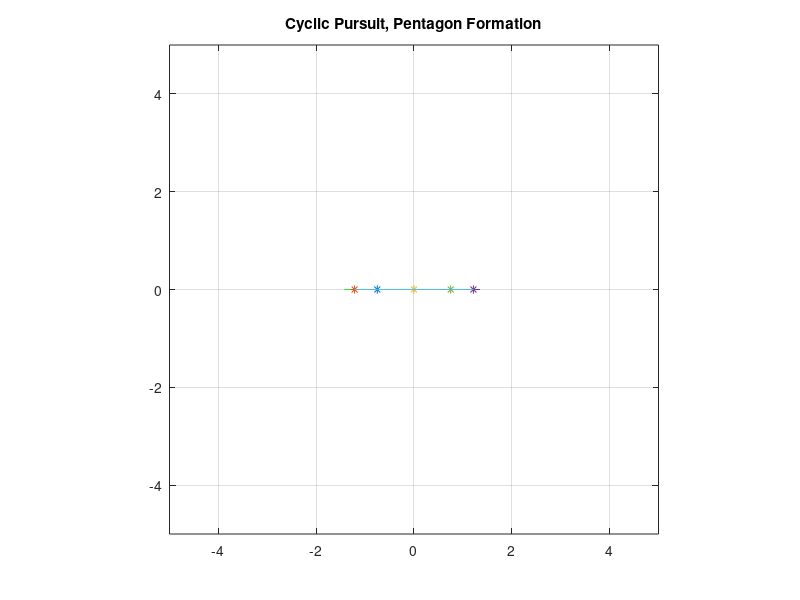

Write the MATLAB code that produced this figure.
%
% cyclic pursuit / achievable formation problem (n=5) - triangle
clear
M=[-1 1 0 0 0;0 -1 1 0 0;0 0 -1 1 0;0 0 0 -1 1;1 0 0 0 -1];
F=eye(5);
t=0:0.01:10;
x0=[-2+j*2; 2-j*2; 4-j*2; j*2; -4];
B=[1.5*exp(((j*2*pi)/5)*1);
   1.5*exp(((j*2*pi)/5)*2); 
   1.5*exp(((j*2*pi)/5)*3);
   1.5*exp(((j*2*pi)/5)*4);
   1.5*exp(((j*2*pi)/5)*5)];
sys=ss(M,B,eye(5),0*B);
u=ones(size(t));
y=lsim(sys,u,t,x0);
oend=length(t);
plot(real(y(:,1)),imag(y(:,1)),'-b',real(y(:,2)),imag(y(:,2)),'-g',...
    real(y(:,3)),imag(y(:,3)),'-r',real(y(:,4)),imag(y(:,4)),'-.b',...
    real(y(:,5)),imag(y(:,5)),'-.g'), hold on 
plot(real(y(oend,1)),imag(y(oend,1)),'*',real(y(oend,2)),imag(y(oend,2)),'*',...
    real(y(oend,3)),imag(y(oend,3)),'*',real(y(oend,4)),imag(y(oend,4)),'*',...
    real(y(oend,5)),imag(y(oend,5)),'*'), 
z=[y(oend,1) y(oend,2) y(oend,3) y(oend,4) y(oend,5) y(oend,1)];
plot(real(z),imag(z)), hold off
axis([-5 5 -5 5]), axis('square'), grid
title('Cyclic Pursuit, Pentagon Formation') % title
